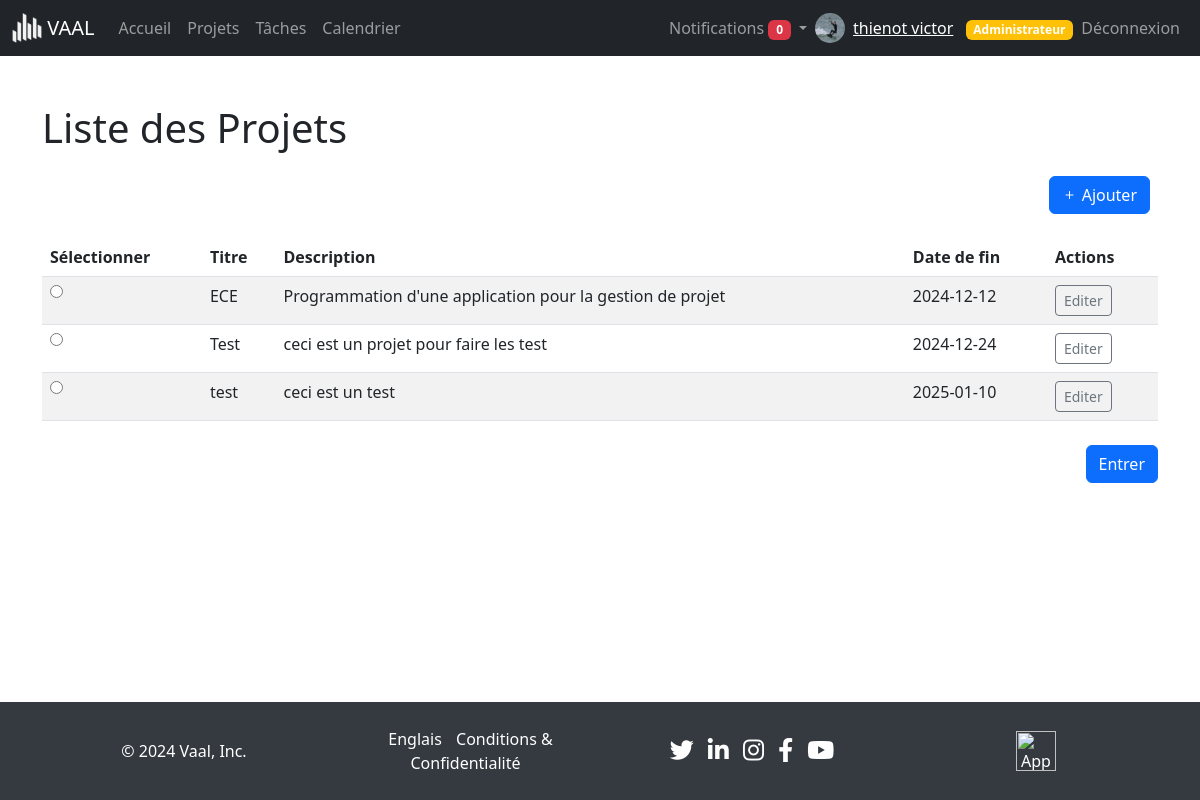
/views/projects/view.php (signed in), run on the app's committed database.
### tables this page shows
CREATE TABLE `users` (
  `id` int(11) NOT NULL,
  `profile` varchar(255) NOT NULL,
  `nom` varchar(50) NOT NULL,
  `prenom` varchar(255) NOT NULL,
  `email` varchar(100) NOT NULL,
  `password` varchar(255) NOT NULL,
  `role` enum('member','manager','admin') DEFAULT 'member',
  `activation` enum('oui','non') NOT NULL DEFAULT 'non'
);

CREATE TABLE `projects` (
  `id` int(11) NOT NULL,
  `title` varchar(100) NOT NULL,
  `description` text DEFAULT NULL,
  `start_date` date DEFAULT NULL,
  `end_date` date DEFAULT NULL,
  `budget` decimal(10,2) DEFAULT NULL,
  `manager_id` int(11) DEFAULT NULL,
  `color` varchar(7) NOT NULL DEFAULT '#FFFFFF',
  `cahier_charge` varchar(255) DEFAULT NULL,
  `user_team_id` int(11) DEFAULT NULL
);

### views/projects/view.php (the view, shortened to what this page needs)
<?php
include '../../includes/connect.php';
include '../../includes/navbar.php';
$user_id = $_SESSION['user_id'];
$user_role = isset($_SESSION['user_role']) ? $_SESSION['user_role'] : '';
try {
    if ($user_role === 'admin') {
        $projectsStmt = $pdo->query("SELECT id, title, description, end_date FROM Projects");
    } else {
        $projectsStmt = $pdo->prepare("
            SELECT Projects.id, Projects.title, Projects.description, Projects.end_date
            FROM Projects
            JOIN User_Team ON Projects.id = User_Team.project_id
            WHERE User_Team.user_id = ?
        ");
        $projectsStmt->execute([$user_id]);
    }
    $projects = $projectsStmt->fetchAll();
} catch (PDOException $e) {
    echo "Erreur : " . $e->getMessage();
    exit;
}
?>
<!DOCTYPE html>
<html lang="fr">
<head>
    <link href="https://cdn.jsdelivr.net/npm/bootstrap@5.3.3/dist/css/bootstrap.min.css" rel="stylesheet">
    <link href="https://cdnjs.cloudflare.com/ajax/libs/bootstrap-icons/1.8.1/font/bootstrap-icons.min.css" rel="stylesheet">
</head>
<body>
<div class="container mt-5">
    <h1 class="mb-4">Liste des Projets</h1>
    <div class="d-flex justify-content-end mb-4">
        <a href="create.php" class="btn btn-primary me-2">
            <i class="bi bi-plus"></i> Ajouter
        </a>
    </div>
    <form>
        <table class="table table-striped">
            <thead>
                <tr>
                    <th>Sélectionner</th>
                    <th>Titre</th>
                    <th>Description</th>
                    <th>Date de fin</th>
                    <th>Actions</th>
                </tr>
            </thead>
            <tbody>
                <?php foreach ($projects as $project): ?>
                    <tr>
                        <td>
                            <input type="radio" name="selected_project" value="<?php echo $project['id']; ?>">
                        </td>
                        <td><?php echo htmlspecialchars($project['title']); ?></td>
                        <td><?php echo htmlspecialchars($project['description']); ?></td>
                        <td><?php echo htmlspecialchars($project['end_date']); ?></td>
                        <td>
                            <a href="edit.php?id=<?php echo $project['id']; ?>" class="btn btn-outline-secondary btn-sm me-2">Editer</a>
                        </td>
                    </tr>
                <?php endforeach; ?>
            </tbody>
        </table>
        <div class="d-flex justify-content-end mt-4">
            <button type="button" class="btn btn-primary" onclick="getSelectedProject()">Entrer</button>
        </div>
    </form>
</div>
<?php include '../../includes/footer.php'; ?>
</body>
</html>

### includes/navbar.php (shortened to what this page needs)
<?php
include $_SERVER['DOCUMENT_ROOT'].'/Project-Management-App/includes/connect.php';
$user_id = $_SESSION['user_id'];
$stmt = $pdo->prepare("SELECT * FROM users WHERE id = ?");
$stmt->execute([$user_id]);
$user = $stmt->fetch(PDO::FETCH_ASSOC);
$notificationsStmt = $pdo->prepare("SELECT * FROM notifications WHERE user_id = ? AND is_read = 0 ORDER BY created_at DESC");
$notificationsStmt->execute([$user_id]);
$notifications = $notificationsStmt->fetchAll();
$notificationCount = count($notifications);
$user_name = htmlspecialchars($user['nom'] . ' ' . $user['prenom']);
$profile_image = !empty($user['profile']) ? $user['profile'] : 'assets/images/default-profile.png';
$user_role = $user['role'];
?>
<nav class="navbar navbar-expand-lg navbar-dark bg-dark">
    <div class="container-fluid">
        <a class="navbar-brand" href="/Project-Management-App/index.php">
            <img src="/Project-Management-App/assets/images/logo_white.png" alt="Logo" width="30" height="30" class="d-inline-block align-top">
            VAAL
        </a>
        <div class="collapse navbar-collapse" id="navbarNav">
            <ul class="navbar-nav me-auto mb-2 mb-lg-0">
                <li class="nav-item">
                    <a class="nav-link" href="/Project-Management-App/dashboard.php">Accueil</a>
                </li>
                <li class="nav-item">
                    <a class="nav-link" href="/Project-Management-App/views/projects/view.php">Projets</a>
                </li>
                <li class="nav-item">
                    <a class="nav-link" href="/Project-Management-App/views/tasks/view.php">Tâches</a>
                </li>
                <li class="nav-item">
                    <a class="nav-link" href="/Project-Management-App/views/calendar/view.php">Calendrier</a>
                </li>
            </ul>
            <ul class="navbar-nav ms-auto mb-2 mb-lg-0 align-items-center">
                <li class="nav-item dropdown">
                    <a class="nav-link dropdown-toggle" href="#" id="notificationsDropdown" role="button" data-bs-toggle="dropdown" aria-expanded="false">
                        Notifications <span class="badge bg-danger"><?php echo $notificationCount; ?></span>
                    </a>
                </li>
                <li class="nav-item d-flex align-items-center">
                    <img src="/Project-Management-App/<?php echo htmlspecialchars($profile_image); ?>" alt="Profile Image" width="30" height="30" class="rounded-circle me-2">
                    <span class="navbar-text">
                        <a href="/Project-Management-App/views/auth/profile.php"><?php echo $user_name; ?></a>
                        <?php if ($user_role === 'admin'): ?>
                            <span class="badge bg-warning text-dark ms-2"><a href="/Project-Management-App/dashboard_admin.php" style="text-decoration: none;">Administrateur</a></span>
                        <?php endif; ?>
                    </span>
                </li>
                <li class="nav-item">
                    <a class="nav-link" href="/Project-Management-App/includes/logout.php">Déconnexion</a>
                </li>
            </ul>
        </div>
    </div>
</nav>

### includes/footer.php (style rules this page uses)
body { display: flex; flex-direction: column; min-height: 100vh; margin: 0; }

### data on the page
users: profile (picture), user_name "thienot victor"
projects: title "ECE", description "Programmation d'une application pour la gestion de projet", end_date "2024-12-12"
projects: title "Test", description "ceci est un projet pour faire les test", end_date "2024-12-24"
projects: title "test", description "ceci est un test", end_date "2025-01-10"

### other printed values
$notificationCount "0"
